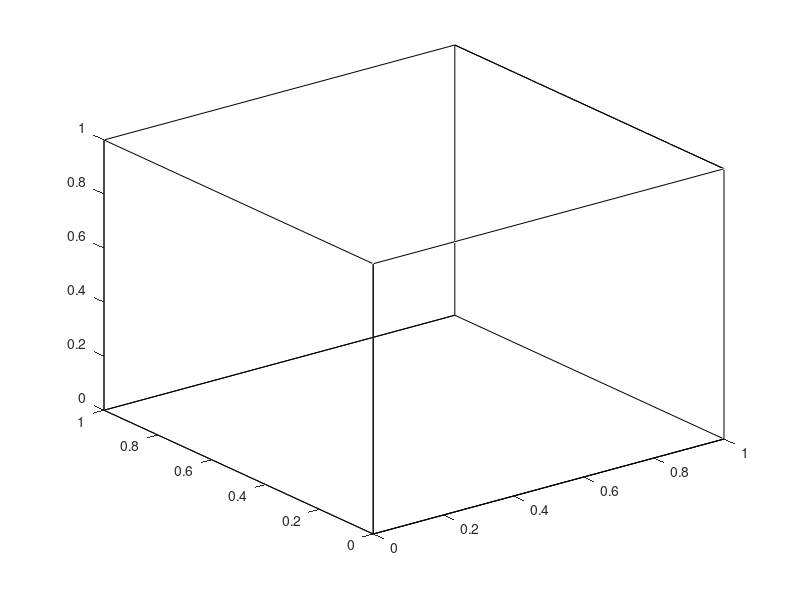

Here is the MATLAB script that generated this plot:
function [None]=DesenhaCelula
None=0;
X=[0,0,1,1,0,0,1,1,0,0,0,0,1,1,1,1,0];
Y=[0,1,1,0,0,0,0,0,0,0,1,1,1,1,0,1,1];
Z=[0,0,0,0,0,1,1,0,0,1,1,0,0,1,1,1,1];
plot3(X,Y,Z,'k')
hold on